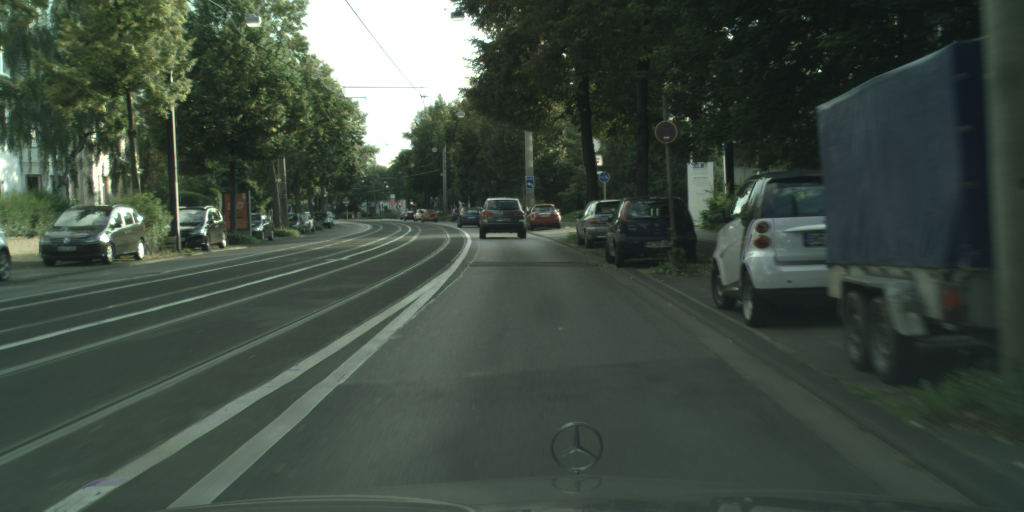
#> input picture part_I_Traffic_lights_attention/data/bonn_000000_000019_leftImg8bit.png, 2048 x 1024 px (shown at 1/2 size); its folder holds only this picture in this run
$ python run_attention.py --image data/bonn_000000_000019_leftImg8bit.png --dir data
#> lines starting #> are read from the running program, lines starting #| are printed output that depends on the picture

import PIL
from matplotlib import patches

try:
    print("Elementary imports: ")
    import os
    import json
    import glob
    import argparse

    print("numpy/scipy imports:")
    import numpy as np
    from scipy import signal as sg
    import scipy.ndimage as ndimage
    from scipy.ndimage.filters import maximum_filter

    print("PIL imports:")
    from PIL import Image

    print("matplotlib imports:")
    import matplotlib.pyplot as plt

except ImportError:
    print("Need to fix the installation")
    raise

print("All imports okay. Yay!")


def print_picture(im_green, c_image, result, grad):
    fig, (ax_orig, ax_mag, ax_ang) = plt.subplots(3, 1, figsize=(12, 30))
    ax_orig.imshow(im_green)
    ax_orig.set_title('Original')
    ax_orig.set_axis_off()
    ax_mag.imshow(np.absolute(grad))
    ax_mag.set_title('Gradient magnitude')
    ax_mag.set_axis_off()
    ax_ang.imshow(np.absolute(result))
    ax_ang.set_title('Gradient orientation')
    ax_ang.set_axis_off()
    fig.show()
    fig, (max_mag) = plt.subplots(1, 1, figsize=(6, 15))
    max_mag.set_axis_off()
    max_mag.imshow(np.absolute(c_image))
    fig.show()


def non_max_suppression(dim, result, c_image, color):
    coord_x, coord_y = [], []

    image_height, image_width = result.shape[:2]

    for i in range(0, image_height - dim, dim):
        for j in range(0, image_width - dim, dim):
            max_coord = np.argmax(result[i:i + dim, j:j + dim])
            local_max = np.amax(result[i:i + dim, j:j + dim])

            if local_max > 80:
                coord_x.append(max_coord // dim + i)
                coord_y.append(max_coord % dim + j)
                c_image[max_coord // dim + i, max_coord % dim + j] = color

    return coord_x, coord_y


def green_picture(im_green, filter_kernel, c_image):
    grad = sg.convolve2d(im_green, filter_kernel, boundary='symm', mode='same')
    result = ndimage.maximum_filter(grad, size=5)
    x_green, y_green = non_max_suppression(18, result, c_image, [0, 255, 0])
    print_picture(im_green, c_image, result, grad)

    return x_green, y_green


def red_picture(im_red, filter_kernel, c_image):
    grad = sg.convolve2d(im_red, filter_kernel, boundary='symm', mode='same')
    result = ndimage.maximum_filter(grad, size=5)
    x_red, y_red = non_max_suppression(14, result, c_image, [255, 0, 0])
    print_picture(im_red, c_image, result, grad)

    return x_red, y_red


def find_tfl_lights(c_image: np.ndarray, **kwargs):

    """
    Detect candidates for TFL lights. Use c_image, kwargs and you imagination to implement
    :param c_image: The image itself as np.uint8, shape of (H, W, 3)
    :param kwargs: Whatever config you want to pass in here
    :return: 4-tuple of x_red, y_red, x_green, y_green
    """

    filter_kernel = ([
        [-1/225, -1/225, -1/225, -1/225, -1/225, -1/225, -1/225, -1/225, -1/225, -1/225, -1/225, -1/225, -1/225, -1/225, -1/225],
        [-1/225, -1/225, -1/225, -1/225, -1/225, -1/225, -1/225, -1/225, -1/225, -1/225, -1/225, -1/225, -1/225, -1/225, -1/225],
        [-1/225, -1/225, -1/225, -2/225, -2/225, -2/225, -2/225, -2/225, -2/225, -2/225, -2/225, -2/225, -1/225, -1/225, -1/225],
        [-1/225, -1/225, -1/225, -2/225, -2/225, -2/225, -2/225, -2/225, -2/225, -2/225, -2/225, -2/225, -1/225, -1/225, -1/225],
        [-1/225, -1/225, -1/225, -2/225, -2/225, -2/225, -2/225, -2/225, -2/225, -2/225, -2/225, -2/225, -1/225, -1/225, -1/225],
        [-1/225, -1/225, -1/225, -2/225, -2/225, 11/225, 11/225, 11/225, 11/225, 11/225, -2/225, -2/225, -1/225, -1/225, -1/225],
        [-1/225, -1/225, -1/225, -2/225, -2/225, 11/225, 11/225, 11/225, 11/225, 11/225, -2/225, -2/225, -1/225, -1/225, -1/225],
        [-1/225, -1/225, -1/225, -2/225, -2/225, 11/225, 11/225, 11/225, 11/225, 11/225, -2/225, -2/225, -1/225, -1/225, -1/225],
        [-1/225, -1/225, -1/225, -2/225, -2/225, 11/225, 11/225, 11/225, 11/225, 11/225, -2/225, -2/225, -1/225, -1/225, -1/225],
        [-1/225, -1/225, -1/225, -2/225, -2/225, 11/225, 11/225, 11/225, 11/225, 11/225, -2/225, -2/225, -1/225, -1/225, -1/225],
        [-1/225, -1/225, -1/225, -2/225, -2/225, -2/225, -2/225, -2/225, -2/225, -2/225, -2/225, -2/225, -1/225, -1/225, -1/225],
        [-1/225, -1/225, -1/225, -2/225, -2/225, -2/225, -2/225, -2/225, -2/225, -2/225, -2/225, -2/225, -1/225, -1/225, -1/225],
        [-1/225, -1/225, -1/225, -2/225, -2/225, -2/225, -2/225, -2/225, -2/225, -2/225, -2/225, -2/225, -1/225, -1/225, -1/225],
        [-1/225, -1/225, -1/225, -1/225, -1/225, -1/225, -1/225, -1/225, -1/225, -1/225, -1/225, -1/225, -1/225, -1/225, -1/225],
        [-1/225, -1/225, -1/225, -1/225, -1/225, -1/225, -1/225, -1/225, -1/225, -1/225, -1/225, -1/225, -1/225, -1/225, -1/225]])

    im_red = c_image[:, :, 0]
    im_green = c_image[:, :, 1]

    x_red, y_red = red_picture(im_red, filter_kernel, c_image)
    x_green, y_green = green_picture(im_green, filter_kernel, c_image)

    print(f"x_red  : {x_red}")
    print(f"y_red  : {y_red}")
    print(f"x_green: {x_green}")
    print(f"y_green: {y_green}")

    return x_red, y_red, x_green, y_green


def test_find_tfl_lights(image_path, json_path=None, fig_num=None):

    """
    Run the attention code
    """

    image = np.array(Image.open(image_path))

    if json_path is None:
        objects = None

    else:
        gt_data = json.load(open(json_path))
        what = ['traffic light']
        objects = [o for o in gt_data['objects'] if o['label'] in what]

    x_red, y_red, x_green, y_green = find_tfl_lights(image, some_threshold=42)


def main(argv=None):

    """
    It's nice to have a standalone tester for the algorithm.
    Consider looping over some images from here, so you can manually exmine the results
    Keep this functionality even after you have all system running, because you sometime want to debug/improve a module
    :param argv: In case you want to programmatically run this
    """

    parser = argparse.ArgumentParser("Test TFL attention mechanism")
    parser.add_argument('-i', '--image', type=str, help='Path to an image')
    parser.add_argument("-j", "--json", type=str, help="Path to json GT for comparison")
    parser.add_argument('-d', '--dir', type=str, help='Directory to scan images in')

    args = parser.parse_args(argv)
    default_base = 'data'

    if args.dir is None:
        args.dir = default_base

    flist = glob.glob(os.path.join(args.dir, '*_leftImg8bit.png'))

    for image in flist:
        json_fn = image.replace('_leftImg8bit.png', '_gtFine_polygons.json')

        if not os.path.exists(json_fn):
            json_fn = None

        test_find_tfl_lights(image, json_fn)
#> in test_find_tfl_lights, image is the input picture: shape (1024, 2048, 3); mean R, G, B 63, 74.8, 65.2
#> in find_tfl_lights, `im_red = c_image[:, :, 0]`:
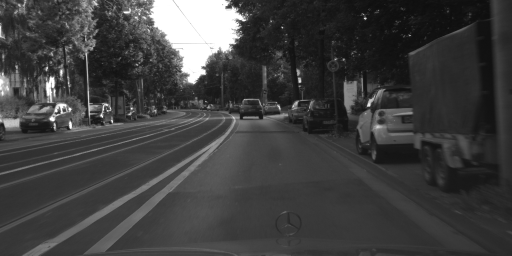
#> im_red: shape (1024, 2048) (shown at 1/4 size); min 0, max 255, mean 63
#> in find_tfl_lights, `im_green = c_image[:, :, 1]`:
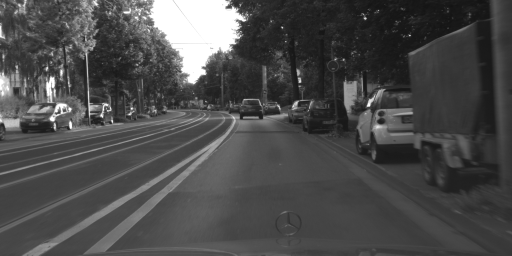
#> im_green: shape (1024, 2048) (shown at 1/4 size); min 15, max 255, mean 74.8
#> in red_picture, `grad = sg.convolve2d(im_red, filter_kernel, boundary='symm', mode='sam..`:
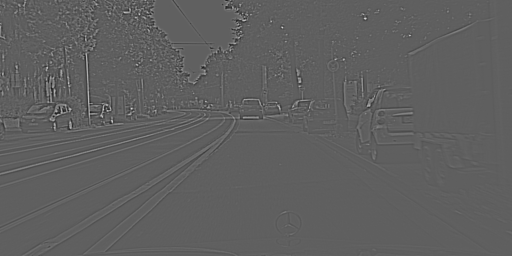
#> grad: shape (1024, 2048) float64 (shown at 1/4 size); min -100.2, max 168.1, mean 0.3; drawn with min black and max white
#> in red_picture, `result = ndimage.maximum_filter(grad, size=5)`:
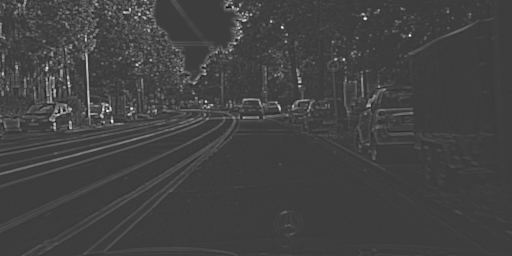
#> result: shape (1024, 2048) float64 (shown at 1/4 size); min -51.87, max 168.1, mean 5.6; drawn with min black and max white
#> after the loop in non_max_suppression, `for i in range(0, image_height - dim, dim):`: coord_x = 262 values, max 510 at index 261, min 0 at index 2, mean 274.2; coord_y = 262 values, max 1638 at index 68, min 0 at index 55, mean 653.2
#> in red_picture, `x_red, y_red = non_max_suppression(14, result, c_image, [255, 0, 0])`: x_red has the same summary as coord_x in non_max_suppression; y_red has the same summary as coord_y in non_max_suppression
#> in print_picture, `fig.show()`:
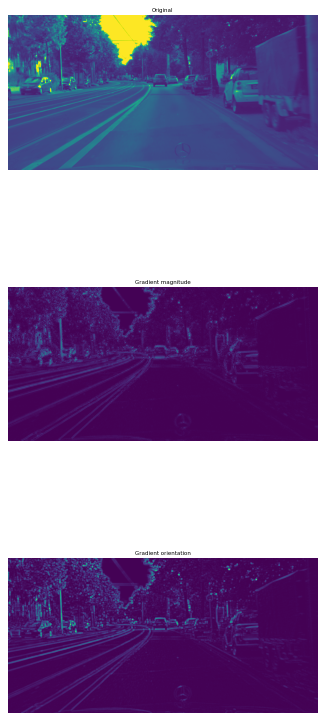
#> figure drawn by matplotlib, 3 panels
#> in find_tfl_lights, `x_red, y_red = red_picture(im_red, filter_kernel, c_image)`: x_red has the same summary as coord_x in non_max_suppression; y_red has the same summary as coord_y in non_max_suppression
#> in green_picture, `x_green, y_green = non_max_suppression(18, result, c_image, [0, 255, 0])`: x_green = 190 values, max 510 at index 187, min 0 at index 2, mean 277.8; y_green = 190 values, max 1638 at index 52, min 2 at index 39, mean 629.1
#> (printed output is left out)
#> (printed output is left out)
#> (printed output is left out)
#> (printed output is left out)
#> in test_find_tfl_lights, `x_red, y_red, x_green, y_green = find_tfl_lights(image, some_threshold..`: x_red has the same summary as coord_x in non_max_suppression; y_red has the same summary as coord_y in non_max_suppression

    if len(flist):
        print("You should now see some images, with the ground truth marked on them. Close all to quit.")

    else:
        print("Bad configuration?? Didn't find any picture to show")

    plt.show(block=True)


if __name__ == '__main__':
    main()

$ run again, on code/script/SFM/dusseldorf_000049_000024_leftImg8bit.png
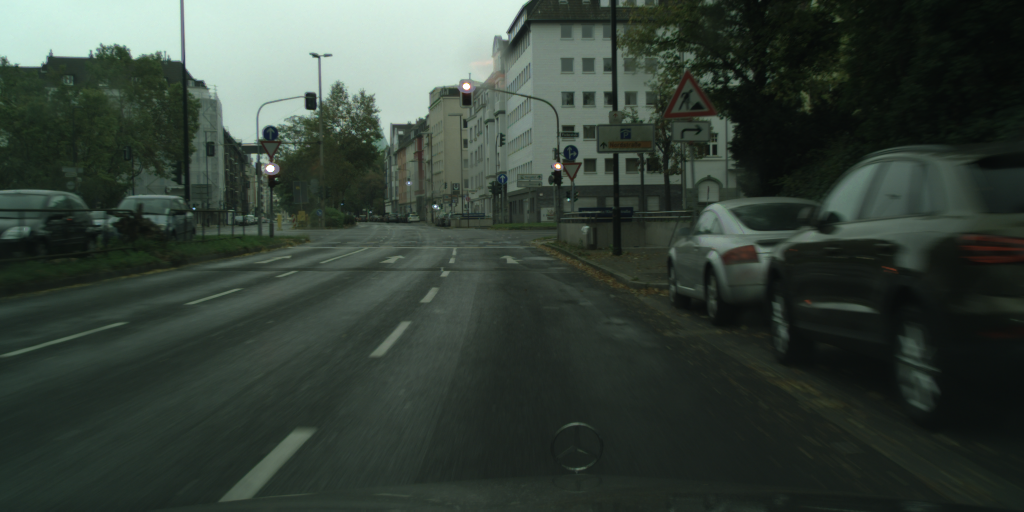
#> input picture code/script/SFM/dusseldorf_000049_000024_leftImg8bit.png, 2048 x 1024 px (shown at 1/2 size)
#> in test_find_tfl_lights, image is the input picture: shape (1024, 2048, 3); mean R, G, B 53.7, 64.6, 56.4
#> in red_picture, `result = ndimage.maximum_filter(grad, size=5)`:
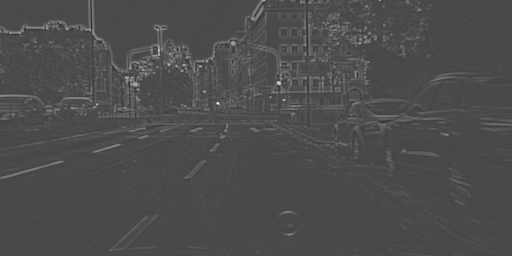
#> result: shape (1024, 2048) float64 (shown at 1/4 size); min -53.51, max 136.3, mean 3.7; drawn with min black and max white
#> after the loop in non_max_suppression, `for i in range(0, image_height - dim, dim):`: coord_x = [197, 216, 258, 333, 333, 336, 336, 397, 415, 410, 410]; coord_y = [633, 633, 733, 1116, 1120, 1116, 1120, 1134, 385, 867, 869]
#> in red_picture, `x_red, y_red = non_max_suppression(14, result, c_image, [255, 0, 0])`: x_red has the same summary as coord_x in non_max_suppression; y_red has the same summary as coord_y in non_max_suppression
#> in print_picture, `fig.show()`:
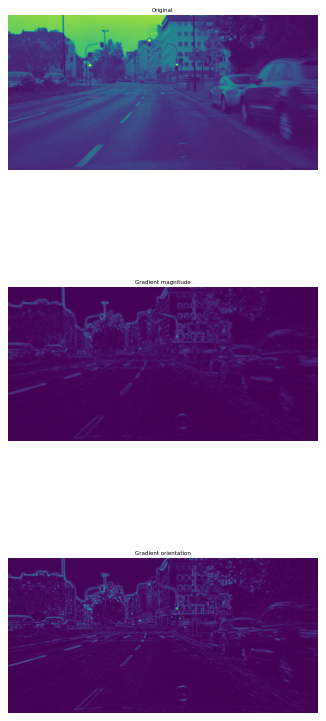
#> figure drawn by matplotlib, 3 panels
#> in find_tfl_lights, `x_red, y_red = red_picture(im_red, filter_kernel, c_image)`: x_red has the same summary as coord_x in non_max_suppression; y_red has the same summary as coord_y in non_max_suppression
#> in green_picture, `x_green, y_green = non_max_suppression(18, result, c_image, [0, 255, 0])`: x_green = [173, 173, 197, 198, 217, 255, 261, 258, 258, 281, 332, 328, 328, 356, 360, 364, 410, 397, 397, 415, 414]; y_green = [934, 936, 633, 633, 633, 674, 704, 733, 738, 726, 543, 1113, 1116, 550, 550, 815, 868, 1133, 1135, 386, 868]
#| x_red  : [197, 216, 258, 333, 333, 336, 336, 397, 415, 410, 410]
#| y_red  : [633, 633, 733, 1116, 1120, 1116, 1120, 1134, 385, 867, 869]
#| x_green: [173, 173, 197, 198, 217, 255, 261, 258, 258, 281, 332, 328, 328, 356, 360, 364, 410, 397, 397, 415, 414]
#| y_green: [934, 936, 633, 633, 633, 674, 704, 733, 738, 726, 543, 1113, 1116, 550, 550, 815, 868, 1133, 1135, 386, 868]
#> in test_find_tfl_lights, `x_red, y_red, x_green, y_green = find_tfl_lights(image, some_threshold..`: x_red has the same summary as coord_x in non_max_suppression; y_red has the same summary as coord_y in non_max_suppression

$ run again, on part_I_Traffic_lights_attention/data/bonn_000001_000019_leftImg8bit.png
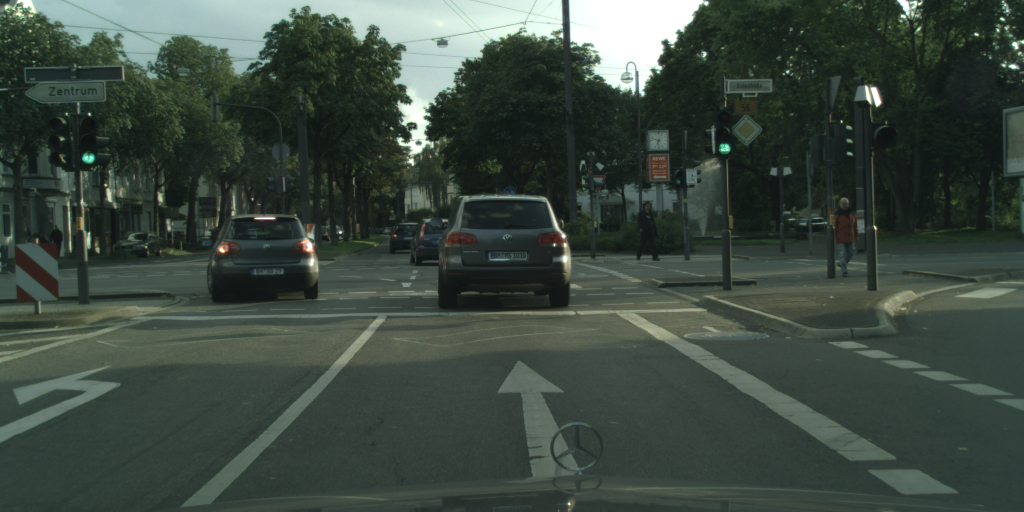
#> input picture part_I_Traffic_lights_attention/data/bonn_000001_000019_leftImg8bit.png, 2048 x 1024 px (shown at 1/2 size)
#> in test_find_tfl_lights, image is the input picture: shape (1024, 2048, 3); mean R, G, B 60.5, 72.5, 64.1
#> in red_picture, `result = ndimage.maximum_filter(grad, size=5)`:
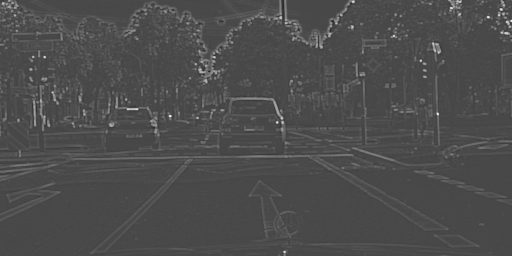
#> result: shape (1024, 2048) float64 (shown at 1/4 size); min -70.76, max 182.8, mean 5.9; drawn with min black and max white
#> after the loop in non_max_suppression, `for i in range(0, image_height - dim, dim):`: coord_x = 216 values, max 1008 at index 215, min 0 at index 6, mean 262; coord_y = 216 values, max 2043 at index 47, min 10 at index 0, mean 958.5
#> in red_picture, `x_red, y_red = non_max_suppression(14, result, c_image, [255, 0, 0])`: x_red has the same summary as coord_x in non_max_suppression; y_red has the same summary as coord_y in non_max_suppression
#> in print_picture, `fig.show()`:
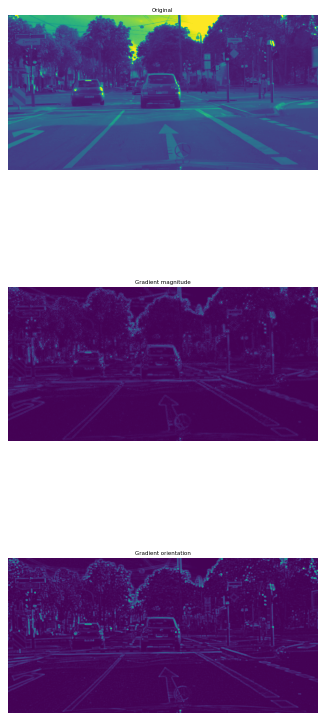
#> figure drawn by matplotlib, 3 panels
#> in find_tfl_lights, `x_red, y_red = red_picture(im_red, filter_kernel, c_image)`: x_red has the same summary as coord_x in non_max_suppression; y_red has the same summary as coord_y in non_max_suppression
#> in green_picture, `x_green, y_green = non_max_suppression(18, result, c_image, [0, 255, 0])`: x_green = 174 values, max 1005 at index 173, min 2 at index 2, mean 244.5; y_green = 174 values, max 2025 at index 40, min 11 at index 0, mean 986.9
#> (printed output is left out)
#> (printed output is left out)
#> (printed output is left out)
#> (printed output is left out)
#> in test_find_tfl_lights, `x_red, y_red, x_green, y_green = find_tfl_lights(image, some_threshold..`: x_red has the same summary as coord_x in non_max_suppression; y_red has the same summary as coord_y in non_max_suppression
